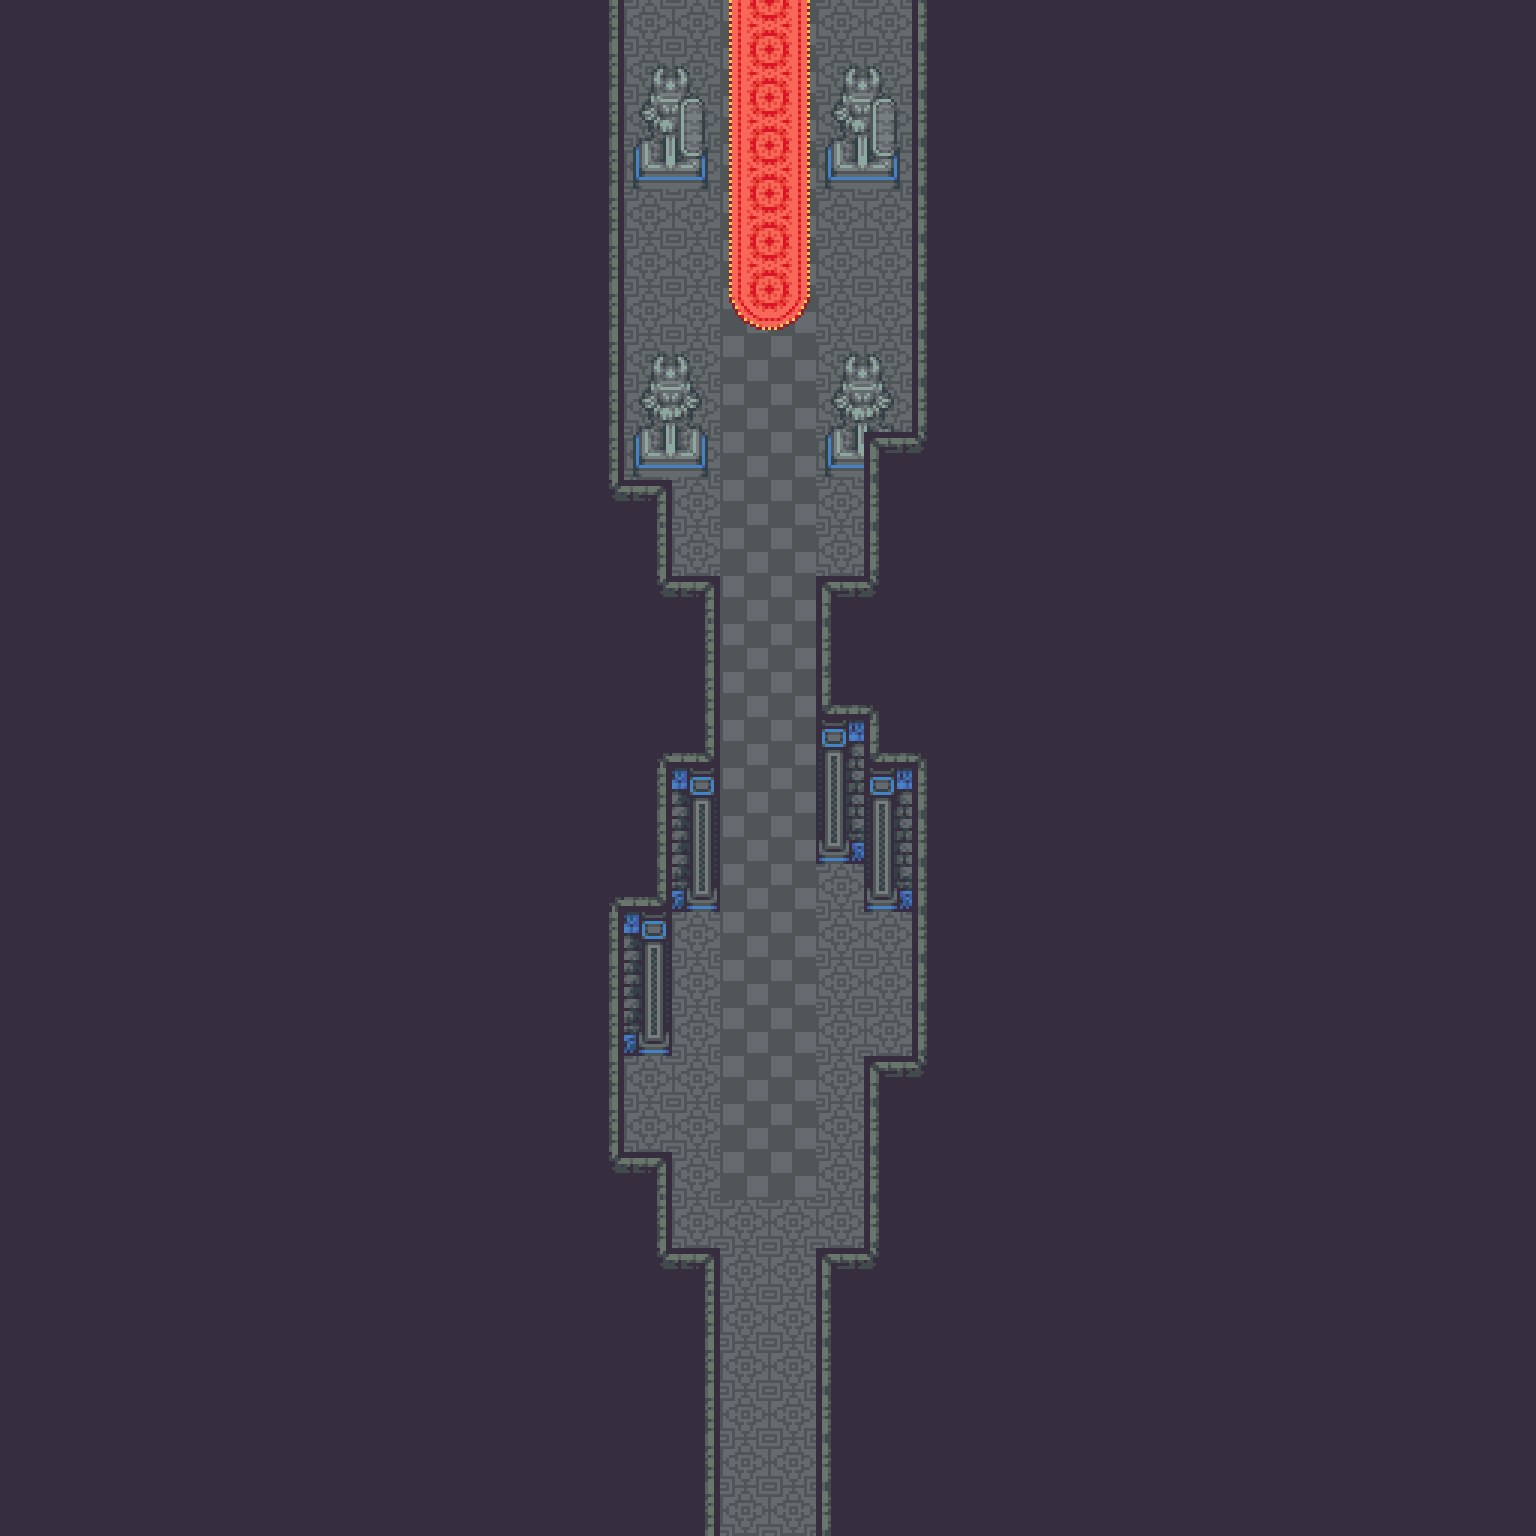

This is a level from a 2D game, rendered from its Tiled map with the project's own tilesets. A one-line summary and the map file follow, with tile-layer data summarised:
An orthogonal 32x32 tile map with 48x48 px tiles, 5 tile layers (Basement, Ground, Flooring, Furnishing, ...), 2 tilesets.

<map version="1.5" tiledversion="1.7.2" orientation="orthogonal" renderorder="right-down" width="32" height="32" tilewidth="48" tileheight="48" infinite="0" nextlayerid="7" nextobjectid="7">
 <tileset firstgid="1" source="Castle.tsx" />
 <tileset firstgid="1480" source="CastleObjects.tsx" />
 <layer id="5" name="Basement" width="32" height="32">
  <data>[1024 cells, 0 non-empty, 0 distinct tile ids]</data>
 </layer>
 <layer id="2" name="Ground" width="32" height="32">
  <data>[1024 cells, 1024 non-empty, 6 distinct tile ids]</data>
 </layer>
 <layer id="4" name="Flooring" width="32" height="32">
  <data>[1024 cells, 14 non-empty, 4 distinct tile ids]</data>
 </layer>
 <layer id="1" name="Furnishing" width="32" height="32">
  <data>[1024 cells, 897 non-empty, 17 distinct tile ids]</data>
 </layer>
 <layer id="6" name="Ceiling" width="32" height="32">
  <data>[1024 cells, 16 non-empty, 6 distinct tile ids]</data>
 </layer>
 <objectgroup id="3" name="Props" />
</map>
